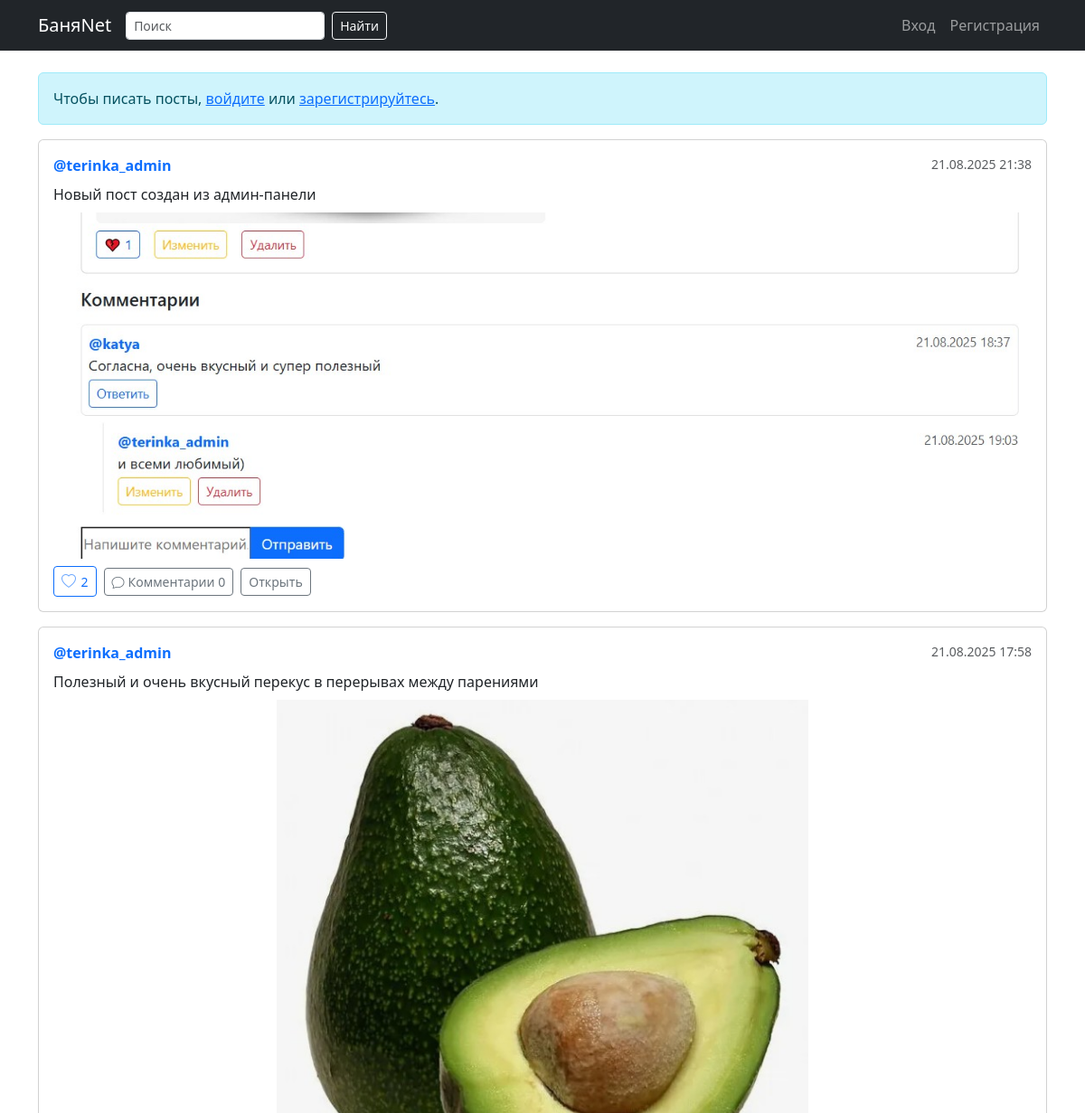
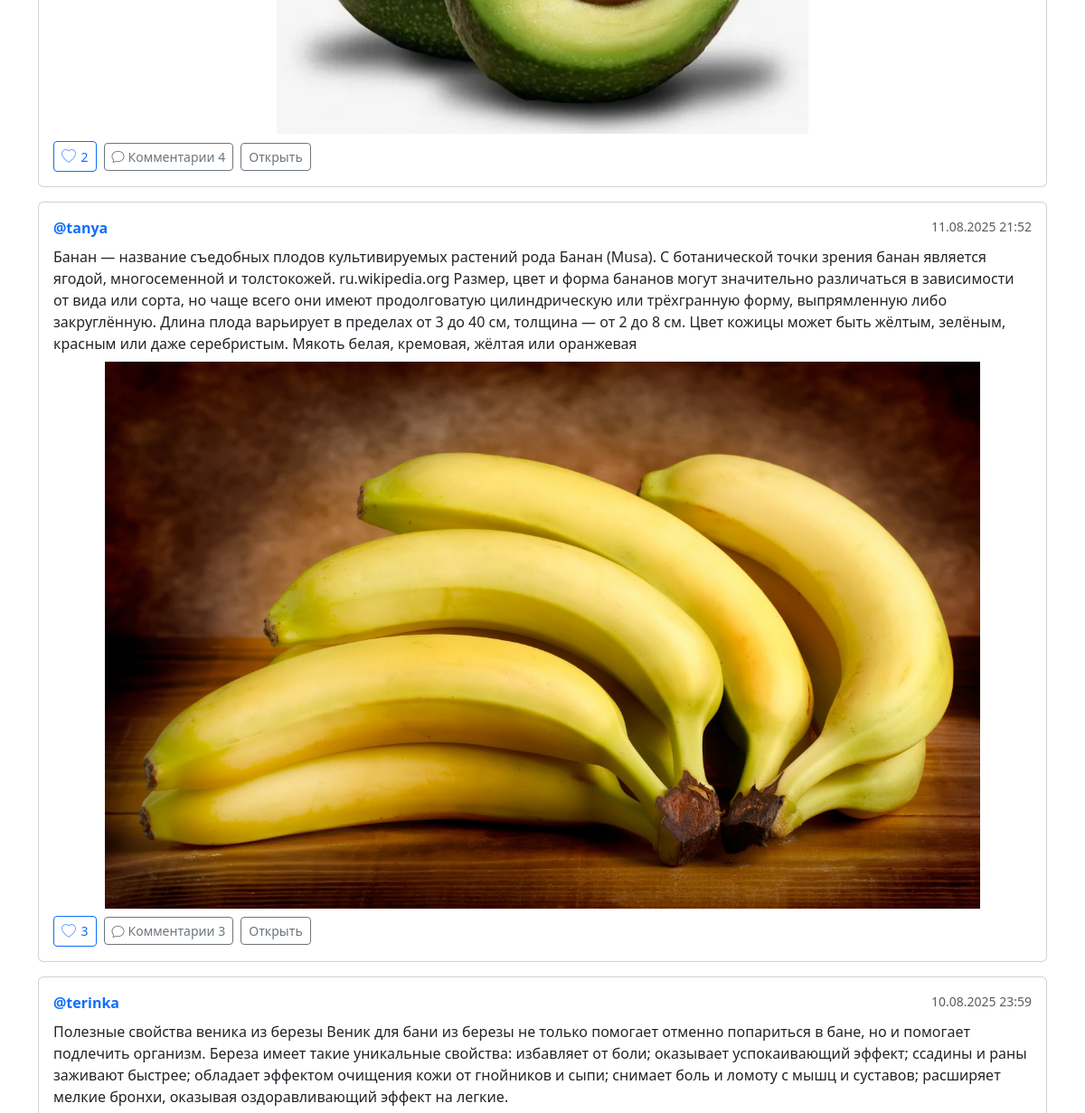
The app's page / (upper part), older data (2 pictures, top to bottom).
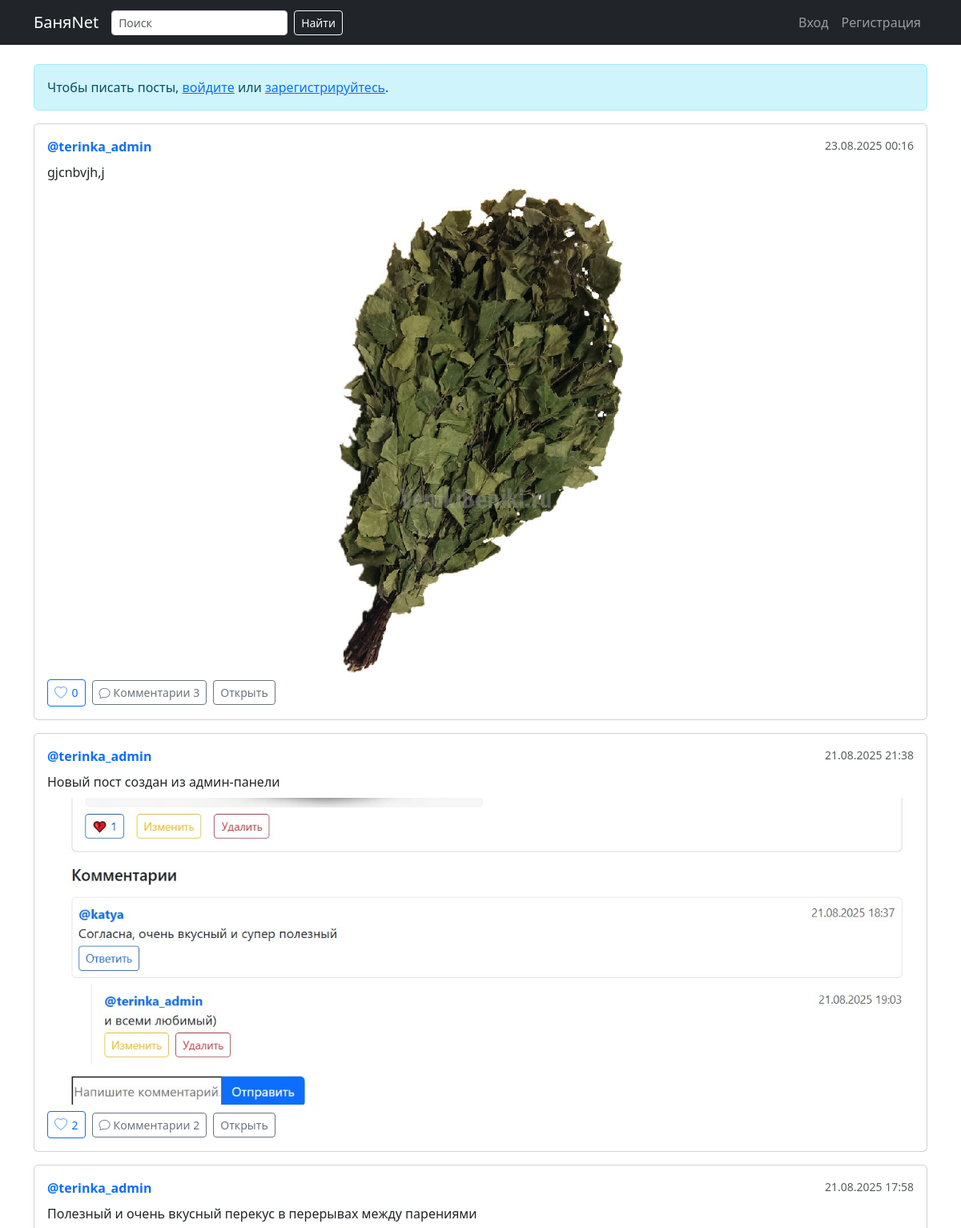
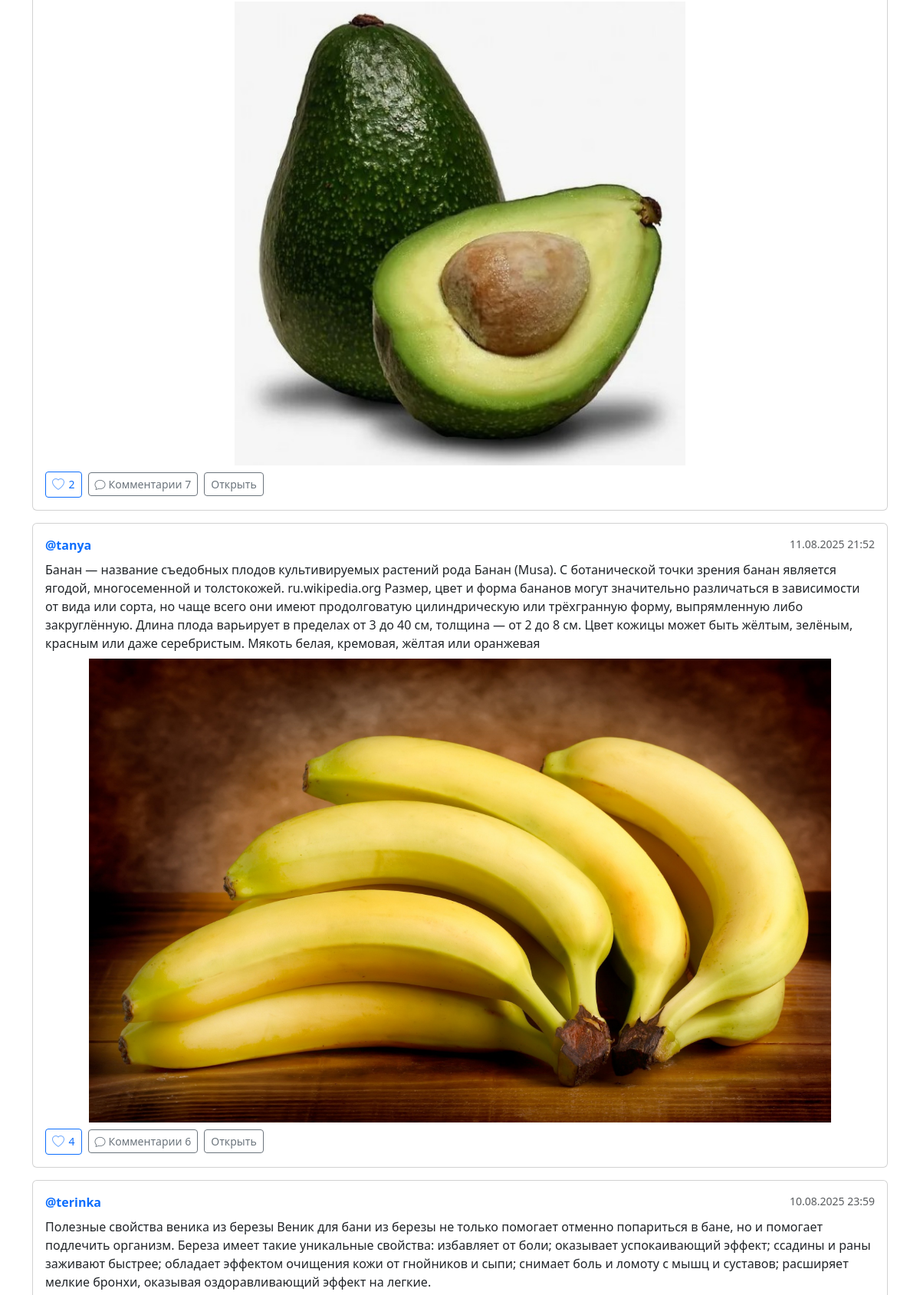
The same page, newer data (2 pictures, top to bottom).
### network/models.py (models this page shows, shortened)
class Post(models.Model):
    author = models.ForeignKey(settings.AUTH_USER_MODEL, on_delete=models.CASCADE, related_name='posts')
    text = models.CharField(max_length=1000)
    image = models.ImageField(upload_to='posts/', blank=True, null=True)
    created_at = models.DateTimeField(auto_now_add=True)
    class Meta:
        ordering = ['-created_at']
    @property
    def likes_count(self):
        return self.likes.count()

### accounts/models.py (models this page shows, shortened)
class User(AbstractUser):
    class Roles(models.TextChoices):
        PROVIDER   = "provider",   "Банные услуги"
        BUILDER    = "builder",    "Строительство бань"
        SELLER     = "seller",     "Продажа товаров"
        ENTHUSIAST = "enthusiast", "Люблю попариться"
    avatar = models.ImageField(
        upload_to="avatars/", blank=True, null=True, verbose_name="Фотография (аватар)"
    )
    bio = models.TextField(
        blank=True, max_length=500, verbose_name="О себе"
    )
    role = models.CharField(
        max_length=20, choices=Roles.choices, blank=True, verbose_name="Тип пользователя"
    )
    city = models.CharField(
        max_length=100, blank=True, verbose_name="Город"
    )
    services = models.ManyToManyField(
        "ServiceTag", blank=True, related_name="users", verbose_name="Специализации"
    )
    class Meta:
        verbose_name = "Пользователь"
        verbose_name_plural = "Пользователи"

### network/views.py (the view)
# urls.py: path('', views.home, name='home'),
def home(request):
    feed = request.GET.get("feed")  # None | 'sub'
    if request.user.is_authenticated and feed == "sub":
        following_ids = Follow.objects.filter(
            follower=request.user
        ).values_list("following_id", flat=True)
        posts = (
            Post.objects.filter(author_id__in=following_ids)
            .select_related("author")
            .prefetch_related("likes", "comments__author")
        )
    else:
        posts = (
            Post.objects.select_related("author")
            .prefetch_related("likes", "comments__author")
        )
    if request.user.is_authenticated:
        liked_post_ids = set(
            Like.objects.filter(user=request.user, post_id__in=posts.values("id"))
            .values_list("post_id", flat=True)
        )
    else:
        liked_post_ids = set()
    form = PostForm() if request.user.is_authenticated else None
    return render(
        request,
        "home.html",
        {"posts": posts, "form": form, "feed": feed, "liked_post_ids": liked_post_ids},
    )

### messaging/context_processors.py (called while the page is built, shortened)
def unread_messages(request):
    if not request.user.is_authenticated:
        return {}

### notify/context_processors.py (called while the page is built)
def unread_notifications(request):
    if not request.user.is_authenticated:
        return {}
    return {
        'notify_unread': request.user.notifications.filter(is_read=False).count()
    }

### templates/home.html (shortened to what this page needs)
{% extends "base.html" %}
{% block content %}
  {% if user.is_authenticated %}
    <div class="card mb-4">
      <div class="card-body">
        <form method="post" action="{% url 'post_create' %}" enctype="multipart/form-data" class="post-form">
          {% csrf_token %}
          {{ form.text }}
          <div class="mt-2">{{ form.image }}</div>
          <input type="hidden" name="next" value="{{ request.get_full_path }}">
          <button class="btn btn-primary mt-3">Опубликовать</button>
        </form>
      </div>
    </div>
  {% else %}
    <div class="alert alert-info">
      Чтобы писать посты, <a href="{% url 'login' %}">войдите</a> или <a href="{% url 'signup' %}">зарегистрируйтесь</a>.
    </div>
  {% endif %}
  {% for p in posts %}
    <div class="card mb-3">
      <div class="card-body">
        <div class="d-flex justify-content-between mb-2">
          <strong>
            <a href="{% url 'profile' p.author.username %}" class="text-decoration-none">
              @{{ p.author.username }}
            </a>
          </strong>
          <small class="text-muted">{{ p.created_at|date:"d.m.Y H:i" }}</small>
        </div>
        <p class="mb-2">{{ p.text }}</p>
        {% if p.image %}
          <img src="{{ p.image.url }}" class="post-image mb-2" alt="">
        {% endif %}
        <div class="post-actions d-flex flex-wrap align-items-center gap-2">
          <button type="button"
                  class="btn btn-sm btn-outline-primary btn-like"
                  data-like-btn
                  data-post-id="{{ p.id }}"
                  data-url="{% url 'toggle_like_ajax' p.pk %}">
            <i class="bi {% if liked_post_ids and p.id in liked_post_ids %}bi-heart-fill{% else %}bi-heart{% endif %}"></i>
            <span data-like-count>{{ p.likes_count }}</span>
          </button>
          <a class="btn btn-sm btn-outline-secondary d-inline-flex align-items-center gap-1"
             href="{% url 'post_detail' p.pk %}#comments">
            <i class="bi bi-chat"></i>
            <span>Комментарии {{ p.comments.count }}</span>
          </a>
          <a class="btn btn-sm btn-outline-secondary" href="{% url 'post_detail' p.pk %}">Открыть</a>
        </div>
      </div>
    </div>
  {% empty %}
    <div class="text-muted">Постов пока нет. Будьте первым!</div>
  {% endfor %}
{% endblock %}

### templates/base.html (shortened to what this page needs)
{% load static %}
<!doctype html>
<html lang="ru">
  <head>
    <link href="https://cdn.jsdelivr.net/npm/bootstrap@5.3.3/dist/css/bootstrap.min.css" rel="stylesheet">
    <link href="https://cdn.jsdelivr.net/npm/bootstrap-icons@1.11.3/font/bootstrap-icons.css" rel="stylesheet">
    <link href="{% static 'css/app.css' %}" rel="stylesheet">
  </head>
  <body>
    <nav class="navbar navbar-expand-lg navbar-dark bg-dark mb-4">
      <div class="container">
        <a class="navbar-brand" href="{% url 'home' %}">БаняNet</a>
        <div class="collapse navbar-collapse" id="mainNav">
          <ul class="navbar-nav me-auto mb-2 mb-lg-0">
            <li class="nav-item w-100 w-lg-auto mt-2 mt-lg-0">
              <form class="d-flex" role="search" action="{% url 'search' %}">
                <input class="form-control form-control-sm me-2 search-input flex-grow-1"
                       type="search" placeholder="Поиск" name="q" value="{{ request.GET.q }}">
                <button class="btn btn-sm btn-outline-light">Найти</button>
              </form>
            </li>
          </ul>
          <ul class="navbar-nav ms-auto align-items-lg-center">
            {% if user.is_authenticated %}
              <li class="nav-item">
                <span class="nav-link nav-hello d-none d-lg-inline">Привет, {{ user.username }}</span>
              </li>
              <li class="nav-item logout-form ms-lg-2 mt-2 mt-lg-0">
                <form method="post" action="{% url 'logout' %}">
                  {% csrf_token %}
                  <button type="submit" class="btn btn-outline-light btn-sm w-100 w-lg-auto logout-btn">Выход</button>
                </form>
              </li>
            {% else %}
              <li class="nav-item"><a class="nav-link" href="{% url 'login' %}">Вход</a></li>
              <li class="nav-item"><a class="nav-link" href="{% url 'signup' %}">Регистрация</a></li>
            {% endif %}
          </ul>
        </div>
      </div>
    </nav>
    <main class="container">
      {% block content %}{% endblock %}
    </main>
  </body>
</html>

### static/css/app.css (style rules this page uses)
.post-image { width: 100%; max-height: 16cm; object-fit: contain; border-radius: .5rem; }
.btn-like { display: inline-flex; align-items: center; gap: .35rem; }
.btn-like .bi { font-size: 1rem; }
.btn-like .bi-heart { opacity: .6; }
.post-actions { row-gap: .4rem; }
.post-actions .btn { white-space: nowrap; }

Row changes from the older to the newer data that the page shows:
added Post: author.username "terinka_admin", created_at "23.08.2025 00:16", text "gjcnbvjh,j", image (picture), likes_count "0", comments.count "3"
computed for Post "Новый пост создан из админ-панели": comments.count "0" → "2"
computed for Post "Полезный и очень вкусный перекус в перерывах между парениями": comments.count "4" → "7"
computed for Post "tanya": likes_count "3" → "4"; comments.count "3" → "6"
